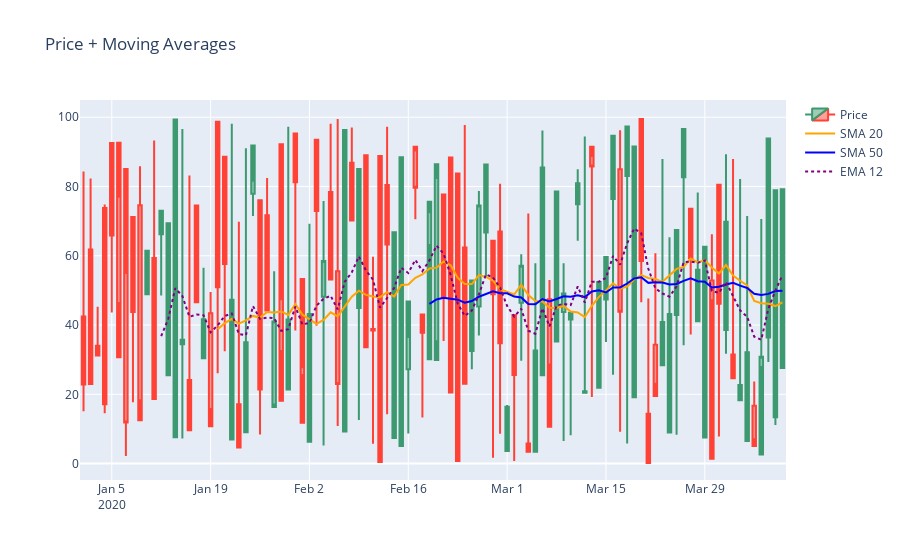

Notebook code for this chart:
### Code cell
import pandas as pd
import numpy as np
import plotly.graph_objects as go  # Importing required module
import ta  # Assuming you have already defined your indicators
import kaleido

"""
    Create a DataFrame with random Open, High, Low, Close prices.
    
    Parameters:
    - start_date (str): The starting date for the DataFrame.
    - periods (int): The number of periods (days) for the DataFrame.
    
    Returns:
    - pd.DataFrame: DataFrame with Date, Open, High, Low, Close prices.
    """

# Example DataFrame creation (you should replace this with your actual DataFrame)
data = {
    'Date': pd.date_range(start='2020-01-01', periods=100),
    'Open': np.random.random(100) * 100,
    'High': np.random.random(100) * 100,
    'Low': np.random.random(100) * 100,
    'Close': np.random.random(100) * 100,
}
df = pd.DataFrame(data)

# Add indicators to the DataFrame (example calculations)
df['SMA_20'] = ta.trend.sma_indicator(df['Close'], window=20)
df['SMA_50'] = ta.trend.sma_indicator(df['Close'], window=50)
df['EMA_12'] = ta.trend.ema_indicator(df['Close'], window=12)
df['EMA_26'] = ta.trend.ema_indicator(df['Close'], window=26)
"""
    Create an interactive candlestick plot with indicators and save it to a file.
    
    Parameters:
    - df (pd.DataFrame): The DataFrame containing stock price data and indicators.
    - save_path (str): The file path where the plot will be saved.
    """
# Interactive Candlestick + Indicators
fig = go.Figure()

fig.add_trace(go.Candlestick(
    x=df['Date'],
    open=df['Open'],
    high=df['High'],
    low=df['Low'],
    close=df['Close'],
    name='Price'))

fig.add_trace(go.Scatter(x=df['Date'], y=df['SMA_20'], name='SMA 20', line=dict(color='orange')))
fig.add_trace(go.Scatter(x=df['Date'], y=df['SMA_50'], name='SMA 50', line=dict(color='blue')))
fig.add_trace(go.Scatter(x=df['Date'], y=df['EMA_12'], name='EMA 12', line=dict(color='purple', dash='dot')))

fig.update_layout(title=f"Price + Moving Averages", xaxis_rangeslider_visible=False)
fig.show()

fig.write_image('plots/InteractiveCandlestick_Indicators.png')
plt.show()
